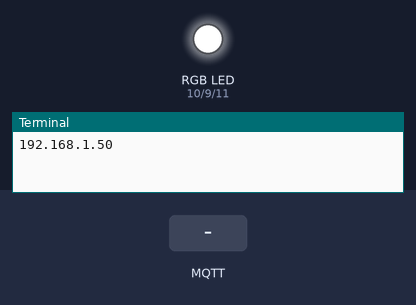
Bench run of a program on a simulated Raspberry Pi (BCM pin numbers). On the bench: an RGB LED mixed from three pins (HIGH = lit), the last lines printed to the terminal. The inputs (shaded band) are chosen by the test bench. No MQTT or app messages arrive unless stated; system figures (address, load, memory, disk, uptime) are fixed made-up values.

Above: at 1.3 s.
1.4 s: MQTT message "switch" arrives on the first subscribed topic
At 2.1 s:
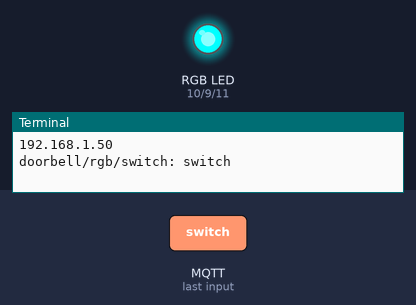
4.4 s: MQTT message "OFF" arrives on the first subscribed topic
At 5.6 s:
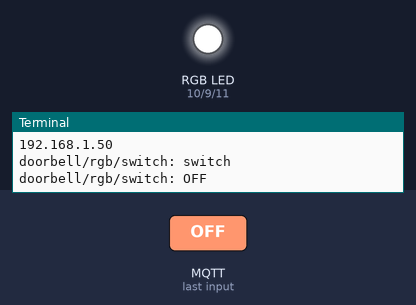
Timing chart, 0 to 7.4 s (numbered marks = the images above; inputs shaded):
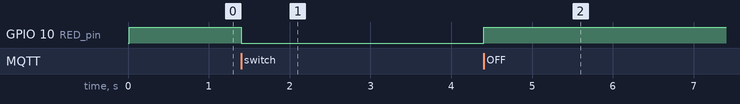

The program:

RGB.py
```python
import RPi.GPIO as GPIO
import paho.mqtt.client as mqtt
import sys
import os

BROKER = os.popen('hostname -I').readlines()[0].strip()

print(BROKER)

RED_pin = 10
GREEN_pin = 9
BLUE_pin = 11

RED_offset = 0
GREEN_offset = 1
BLUE_offset = 2

RED_COLOR = (255, 0, 0)
GREEN_COLOR = (0, 255, 0)
BLUE_COLOR = (0, 0, 255)

ERROR_COLOR = RED_COLOR


def on_connect(client, userdata, flags, rc):
	client.subscribe("doorbell/rgb/switch")
	client.subscribe("doorbell/rgb/color")

def on_message(client, userdata, msg):
	global led
	print(msg.topic + ": " + msg.payload.decode())
	if 'switch' in msg.topic:
		if "ON" in msg.payload.decode():
			led.turn_on()
		elif "OFF" in msg.payload.decode():
			led.turn_off()
		else:
			led.setColor(ERROR_COLOR)
	else:
		if '#' in msg.payload.decode() and len(msg.payload.decode()) < 8:
			r = int(msg.payload.decode()[1:3], base=16)
			g = int(msg.payload.decode()[3:5], base=16)
			b = int(msg.payload.decode()[5:], base=16)
			led.setColor((r, g, b))
		elif len(msg.payload.decode().split(',')) == 3:
			r,g,b = tuple(int(color_value) for color_value in msg.payload.decode().split(','))
			led.setColor((r,g,b))
		else:
			led.setColor(ERROR_COLOR)

def calculatePercents(raw_value):
	if raw_value > 0:
		return (1-raw_value/255)*100
	else:
		return 100

class RGB_LED:

	def __init__(self):
		# Creating reqired class elements
		self.prev_color = (0, 0, 0)
		self.current_color = (0, 0, 0)
		# Configuring PORTs
		GPIO.setwarnings(False)
		GPIO.setmode(GPIO.BCM)
		GPIO.setup(RED_pin, GPIO.OUT)
		GPIO.setup(GREEN_pin, GPIO.OUT)
		GPIO.setup(BLUE_pin, GPIO.OUT)
		# Set Soft PWM pins
		self.RED_pin_pwm = GPIO.PWM(RED_pin, 100)
		self.GREEN_pin_pwm = GPIO.PWM(GREEN_pin, 100)
		self.BLUE_pin_pwm = GPIO.PWM(BLUE_pin, 100)
		# Start PWMs
		self.RED_pin_pwm.start(100)
		self.GREEN_pin_pwm.start(100)
		self.BLUE_pin_pwm.start(100)


	def setColor(self, color):
		self.prev_color = self.current_color
		self.current_color = color
		self.RED_pin_pwm.ChangeDutyCycle(calculatePercents(color[RED_offset]))
		self.GREEN_pin_pwm.ChangeDutyCycle(calculatePercents(color[GREEN_offset]))
		self.BLUE_pin_pwm.ChangeDutyCycle(calculatePercents(color[BLUE_offset]))

	def turn_on(self):
		if self.current_color == (0, 0, 0):
			self.setColor(self.prev_color)

	def turn_off(self):
		if self.current_color != (0, 0, 0):
			self.setColor((0, 0, 0))

	def __del__(self):
		self.RED_pin_pwm.stop()
		self.GREEN_pin_pwm.stop()
		self.BLUE_pin_pwm.stop()
		GPIO.cleanup()

led = RGB_LED()
client = mqtt.Client()
client.on_connect = on_connect
client.on_message = on_message

client.connect(BROKER, 1883, 60)
try:
	client.loop_forever()
except KeyboardInterrupt:
	del led
except Exception as e:
	del led
	raise e
```

Measured:
- after the input at 1.4 s, GPIO 10 (RED_pin): HIGH → LOW at once
- after the input at 4.4 s, GPIO 10 (RED_pin): LOW → HIGH at once
